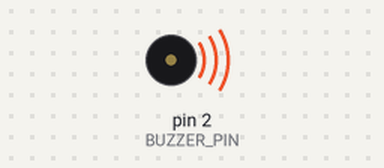
This sketch was run on a simulated Arduino Uno, built with avr-gcc and run on an emulated ATmega328P. Parts: buzzer (waves = sounding, pin HIGH).

Above: at 0.2 s.
Timing chart, 0 to 3.0 s (numbered marks = the images above):
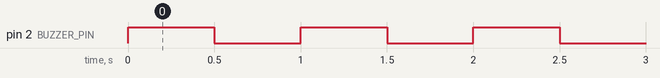

The sketch:

transistor_and_buzzer.ino
```cpp
int BUZZER_PIN = 2;
int DELAY = 500;

void setup() {
  // put your setup code here, to run once:
  pinMode(BUZZER_PIN, OUTPUT);
}

void loop() {
  // put your main code here, to run repeatedly:
  digitalWrite(BUZZER_PIN, HIGH);
  delay(DELAY);

  digitalWrite(BUZZER_PIN, LOW);
  delay(DELAY);
}
```

Measured:
- by itself, pin 2 (BUZZER_PIN): alternates HIGH for 0.50 s and LOW for 0.50 s
